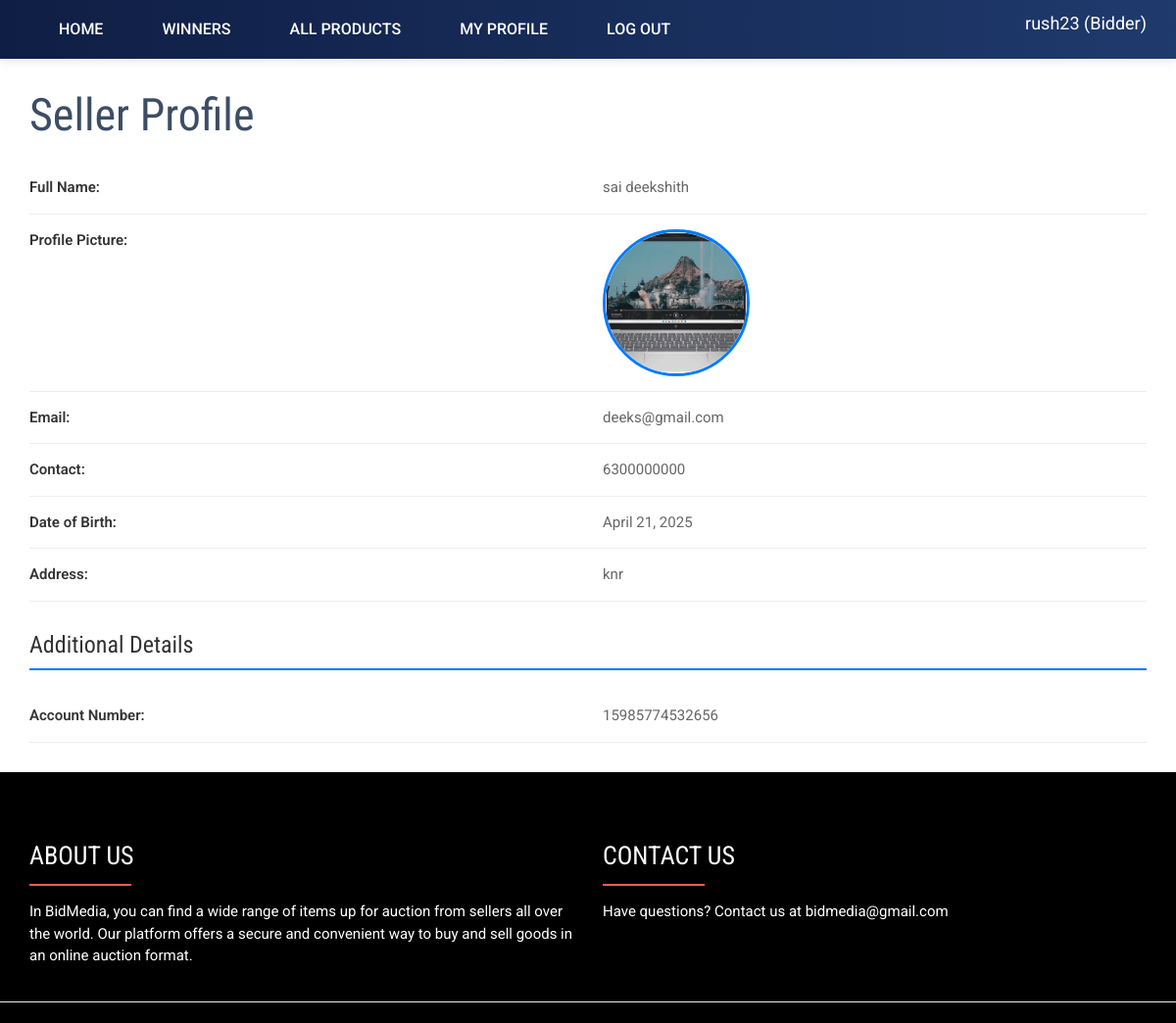
/profile/22/ (signed in), run on the app's committed database.
### bid_app/models.py (models this page shows, shortened)
class AuctionUser(models.Model):
    user = models.ForeignKey(User,on_delete=models.CASCADE,null=True, blank=True)
    dob = models.DateField(null=True, blank=True)
    address = models.CharField(max_length=100,null=True, blank=True)
    contact = models.CharField(max_length=10,null=True, blank=True)
    image = models.FileField(null=True, blank=True)
    user_type = models.CharField(max_length=100,null=True, blank=True)
    status = models.CharField(max_length=100,null=True, blank=True, default="pending")
    membership = models.ForeignKey(Member_fee,on_delete=models.CASCADE,null=True, blank=True)
    created = models.DateTimeField(auto_now_add=True)
    bank_statement = models.FileField(null=True, blank=True)
    account_number = models.CharField(max_length=100,null=True, blank=True)
    agree = models.BooleanField(null=True, blank=True)
    email_verification = models.BooleanField(null=True, blank=True)
    otp = models.CharField(max_length=100,null=True, blank=True)

### bid_app/views.py (the view)
# urls.py: path('profile/<int:pid>/', profile, name="profile"),
def profile(request, pid):
    if not request.user.is_authenticated:
        return redirect('login')
    try:
        user = User.objects.get(id=pid)
        try:
            pro = AuctionUser.objects.get(user=user)
            d = {'pro': pro, 'user': user}
            return render(request, 'profile.html', d)
        except AuctionUser.DoesNotExist:
            messages.error(request, "User profile not found. Please complete your profile setup.")
            return redirect('signup')
    except User.DoesNotExist:
        messages.error(request, "User not found.")
        return redirect('home')

### BidScape--Online-Auction-System-master/bid_app/templates/profile.html (shortened to what this page needs)
{% extends 'index.html' %}
{% load static %}
{% block body %}
<div class="profile-section">
    <div class="container">
        <h1 class="page-title mb-4">{% if request.user.id == pro.user.id %}My Profile{% else %}Seller Profile{% endif %}</h1>
        <div class="profile-row">
            <div class="row">
                <div class="col-md-6">
                    <span class="profile-label">Full Name:</span>
                </div>
                <div class="col-md-6">
                    <span class="profile-value">{{pro.user.first_name}} {{pro.user.last_name}}</span>
                </div>
            </div>
        </div>
        <div class="profile-row">
            <div class="row">
                <div class="col-md-6">
                    <span class="profile-label">Profile Picture:</span>
                </div>
                <div class="col-md-6">
                    <img src="{{pro.image.url}}" class="profile-image" alt="Profile Picture">
                </div>
            </div>
        </div>
        <div class="profile-row">
            <div class="row">
                <div class="col-md-6">
                    <span class="profile-label">Email:</span>
                </div>
                <div class="col-md-6">
                    <span class="profile-value">{{pro.user.email}}</span>
                </div>
            </div>
        </div>
        <div class="profile-row">
            <div class="row">
                <div class="col-md-6">
                    <span class="profile-label">Contact:</span>
                </div>
                <div class="col-md-6">
                    <span class="profile-value">{{pro.contact}}</span>
                </div>
            </div>
        </div>
        <div class="profile-row">
            <div class="row">
                <div class="col-md-6">
                    <span class="profile-label">Date of Birth:</span>
                </div>
                <div class="col-md-6">
                    <span class="profile-value">{{pro.dob}}</span>
                </div>
            </div>
        </div>
        <div class="profile-row">
            <div class="row">
                <div class="col-md-6">
                    <span class="profile-label">Address:</span>
                </div>
                <div class="col-md-6">
                    <span class="profile-value">{{pro.address}}</span>
                </div>
            </div>
        </div>
        <h2 class="section-title">Additional Details</h2>
        <div class="profile-row">
            <div class="row">
                <div class="col-md-6">
                    <span class="profile-label">Account Number:</span>
                </div>
                <div class="col-md-6">
                    <span class="profile-value">{{pro.account_number}}</span>
                </div>
            </div>
        </div>
    </div>
</div>
{% endblock %}

### bid_app/templates/index.html (shortened to what this page needs)
<!DOCTYPE html>
{% load static %}
<html class="no-js">
<head id="Head1">
<link rel="stylesheet" href="{% static 'assets/plugins/bootstrap/css/bootstrap.min.css' %}" />
<link rel="stylesheet" href="{% static 'assets/plugins/font-awesome/css/font-awesome.min.css' %}" />
<link rel="stylesheet" href="{% static 'css/style.css' %}" />
<link rel="stylesheet" href="{% static 'css/vendor/venobox.css' %}" />
<link rel="stylesheet" href="{% static 'css/rain.style.css' %}" />
<link rel="stylesheet" href="{% static 'css/responsive.css' %}" />
    </head>
</head>
<body class="home">
                <div class="navigation-row">
                    <nav id="mainmenu">
                        <div class="wrap">
                            <ul>
                                {% if request.user.is_authenticated and request.user.auctionuser_set.all.0.user_type == "Seller" %}
                                <li><a href="/" title="Auction-Home">Home</a></li>
                                    <li><a href="/add_product" title="Add Bid">Add Bid</a></li>
                                    <li><a href="/view_product" title="View Bid">My Product</a></li>
                                    <li><a href="/meetwinners/" title="Meet Winners">Winners</a></li>
                                    <li><a href="/all_product/" title="Hot Products">All Products</a></li>
                                    <li><a href="/profile/{{request.user.id}}" title="My Profile">My Profile</a></li>
                                    <li><a href="/logout" title="Logout">Log out</a></li>
                                    <div class="user-login">
                                        <p style="color:white">{{request.user.first_name}} ({{request.user.auctionuser_set.all.0.user_type}})</p>
                                    </div>
                                {% elif request.user.is_authenticated and request.user.auctionuser_set.all.0.user_type == "Bidder" %}
                                    <li><a href="/" title="Auction-Home">Home</a></li>
                                    <li><a href="/meetwinners/" title="Meet Winners">Winners</a></li>
                                    <li><a href="/all_product/" title="Hot Products">All Products</a></li>
                                    <li><a href="/profile/{{request.user.id}}" title="My Profile">My Profile</a></li>
                                    <li><a href="/logout" title="Logout">Log out</a></li>
                                    <div class="user-login">
                                    <p style="color:white">{{request.user.first_name}} ({{request.user.auctionuser_set.all.0.user_type}})</p>
                                    </div>
                                {% else %}
                                    <li><a href="/" title="Auction-Home">Home</a></li>
                                    <li><a href="/about" title="About Us">About Us</a></li>
                                    <li><a href="/loginadmin" title="Login">Admin Login</a></li>
                                    <li><a href="/login" title="Login">Login</a></li>
                                    <li><a href="/signup" title="Signup">Sign up</a></li>
                                {% endif %}
                            </ul>
                        </div>
                    </nav>
                </div>
           {% block body %}
           {% endblock %}
                        <footer id="footer" class="footer-1" style="color: white;background-color: black;">
                            <div class="main-footer widgets-dark typo-light">
                            <div class="container">
                            <div class="row">
                              <div class="col-xs-12 col-sm-6 col-md-6">
                                <div class="widget subscribe no-box">
                                    <h5 class="widget-title about" style="color:white;">ABOUT US</h5>
                                    <p>In BidMedia, you can find a wide range of items up for auction from sellers all over the world. Our platform offers a secure and convenient way to buy and sell goods in an online auction format.</p>
                                </div>
                              </div>
                              <div class="col-xs-12 col-sm-6 col-md-6">
                                <div class="widget no-box">
                                    <h5 class="widget-title about" style="color:white;">CONTACT US</h5>
                                    <p>Have questions? Contact us at bidmedia@gmail.com</p>
                                    <div class="social-links mt-3">
                                        <a href="#" class="twitter"><i class="fa fa-twitter"></i></a>
                                        <a href="#" class="facebook"><i class="fa fa-facebook"></i></a>
                                        <a href="#" class="instagram"><i class="fa fa-instagram"></i></a>
                                        <a href="#" class="linkedin"><i class="fa fa-linkedin"></i></a>
                                    </div>
                                </div>
                              </div>
                            </div>
                            </div>
                            </div>
                              <hr style="height:0.5px;color:gray;background-color:gray;">
                        </footer>
</body>
</html>

### bid_app/static/css/style.css (style rules this page uses)
html, body, div, span, applet, object, iframe, h1, h2, h3, h4, h5, h6, p, pre, a, abbr, acronym, address, big, cite, code, del, dfn, img, ins, kbd, q, s, samp, strike,tt, var, b, u, i, center, dl, dt, dd, ol, ul, li, fieldset, form, label, legend, table, caption, tbody, tfoot, thead, tr, th, td, article, aside, canvas, details, embed, figure, figcaption, footer, header, hgroup, menu, nav, output, ruby, section, summary, time, mark, audio, video { margin:0; padding:0; border:0; font-size:100%; font:inherit; vertical-align:baseline; }
article, aside, details, figcaption, figure, footer, header, hgroup, menu, nav, section { display:block; }
body { line-height:1; }
ul { list-style:disc; margin:0; padding:0 0 0 20px; margin:10px 0 15px; }
ul li { margin:0; padding:0; }
* { -webkit-box-sizing:border-box; -moz-box-sizing:border-box; -o-box-sizing:border-box; -ms-box-sizing:border-box; box-sizing:border-box; }
*:before, *:after { -webkit-box-sizing:border-box; -moz-box-sizing:border-box; -o-box-sizing:border-box; -ms-box-sizing:border-box; box-sizing:border-box; }
html, body { -webkit-font-smoothing:antialiased; -webkit-text-size-adjust:100%; height:100% }
body { font:15px/1.5 "Roboto", Helvetica,Arial,sans-serif; font-weight:400; color:#5b5b5b; }
img { vertical-align:top; border:0; }
a, input[type="button"], input[type="submit"], button { -moz-transition:background-color 550ms cubic-bezier(0.450, 1.000, 0.320, 1.000), color 550ms cubic-bezier(0.450, 1.000, 0.320, 1.000); -webkit-transition:background-color 550ms cubic-bezier(0.450, 1.000, 0.320, 1.000), color 550ms cubic-bezier(0.450, 1.000, 0.320, 1.000); -o-transition:background-color 0.2s ease-in, color 0.2s ease-in; -ms-transition:background-color 550ms cubic-bezier(0.450, 1.000, 0.320, 1.000), color 550ms cubic-bezier(0.450, 1.000, 0.320, 1.000); transition:background-color 550ms cubic-bezier(0.450, 1.000, 0.320, 1.000), color 550ms cubic-bezier(0.450, 1.000, 0.320, 1.000); }
a { color:#e28133; text-decoration:none; }
p { margin:0 0 15px 0; }
h1,h2, h3, h4, h5, h6 { line-height:1.2; margin:0 0 15px; -webkit-font-smoothing:antialiased; -moz-font-smoothing:antialiased; -ms-font-smoothing:antialiased; font-smoothing:antialiased; color:#3d4d65; font-family:"Roboto Condensed", Helvetica,Arial,sans-serif; }
h1,h2 { font-size:46px; margin:0 0 20px; }
h5 { font-size:26px; }
.cf:before, .cf:after,.wrap:after,.wrap:before, .tabcontent:before, .tabcontent:after, .formlist li:before, .formlist li:after, .bid-credit-row:before, .bid-credit-row:after, .auction-status-row:before, .auction-status-row:after, .auction-info li:before, .auction-info li:after { content:""; display:table; }
.cf:after,.wrap:after, .tabcontent:after, .formlist li:after, .bid-credit-row:after, .auction-status-row:after, .auction-info li:after { clear:both; }
.cf,.wrap, .formlist li, .bid-credit-row, .auction-status-row, .auction-info li { zoom:1; }
.wrap { max-width:1170px; width:100%; margin:0 auto; }
#mainmenu { background: #0f1e44; background: -webkit-linear-gradient(to right, #0f1e44, #1f3a6d); background: linear-gradient(to right, #0f1e44, #1f3a6d); box-shadow: 0 2px 10px rgba(0,0,0,0.1); }
#mainmenu ul { margin: 0; padding: 0; list-style: none; display: flex; justify-content: center; }
#mainmenu li { float: left; }
#mainmenu li a { display: block; line-height: 60px; color: #ffffff; font-size: 16px; text-transform: uppercase; font-weight: 500; padding: 0 30px; text-shadow: none; transition: all 0.3s ease; }
#mainmenu a::after { content: ''; position: absolute; width: 100%; transform: scaleX(0); height: 2px; bottom: 0; left: 0; background-color: #ffffff; transform-origin: bottom right; transition: transform 0.25s ease-out; }
#footer { background:#000428; position:relative; z-index:3; padding:70px 0 0; }
.user-login { float:right; margin-top:10px;margin-right: -100px;font-size: 18px; }

### bid_app/static/css/responsive.css (style rules this page uses)
@media only screen and (min-width: 768px) { .user-login form, #mainmenu ul, .account-bar > ul { display:block !important; } }
@media only screen and (min-width: 1001px) and (max-width: 1200px) { .wrap { width:auto; padding:0 15px; } }
@media only screen and (min-width: 1001px) and (max-width: 1200px) { img { max-width: 100%; width:auto; height:auto; } }
@media only screen and (min-width: 1001px) and (max-width: 1200px) { .user-login { margin:10px 0 0; } }

### bid_app/templates/index.html (style rules this page uses)
.about:after { content:""; display:block; width: 4em; max-width:70%; border-bottom: 0.1em solid #FF5A5F; margin: 0.5em 0 0.5em 0; }

### data on the page
AuctionUser: user.first_name "sai", user.last_name "deekshith", image (picture), user.email "deeks@gmail.com", contact "6300000000", dob "April 21, 2025", address "knr", account_number "15985774532656"

### other printed values
{{ request.user.first_name }} "rush23"
{{ request.user.auctionuser_set.all.0.user_type }} "Bidder"
